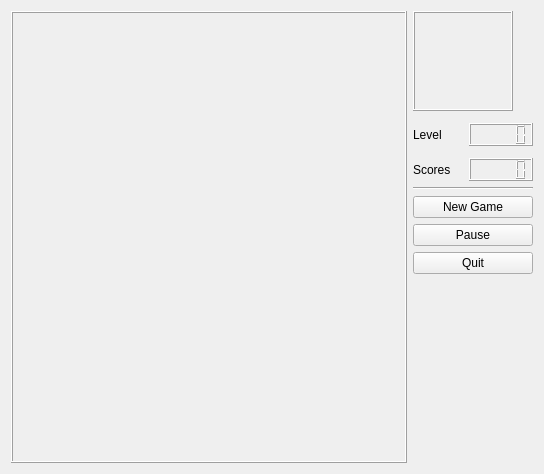
<?xml version="1.0" encoding="UTF-8"?>
<ui version="4.0">
 <class>MainWnd</class>
 <widget class="QWidget" name="MainWnd">
  <property name="geometry">
   <rect>
    <x>0</x>
    <y>0</y>
    <width>544</width>
    <height>474</height>
   </rect>
  </property>
  <property name="sizePolicy">
   <sizepolicy hsizetype="Preferred" vsizetype="Preferred">
    <horstretch>0</horstretch>
    <verstretch>0</verstretch>
   </sizepolicy>
  </property>
  <property name="windowTitle">
   <string>Qtrex</string>
  </property>
  <property name="windowIcon">
   <iconset resource="main.qrc">
    <normaloff>:/new/main/main.PNG</normaloff>
    <normalon>:/new/main/main.PNG</normalon>
    <activeoff>:/new/main/main.PNG</activeoff>
    <activeon>:/new/main/main.PNG</activeon>:/new/main/main.PNG</iconset>
  </property>
  <layout class="QHBoxLayout" name="horizontalLayout">
   <item>
    <layout class="QGridLayout" name="gridLayout">
     <item row="11" column="4" colspan="2">
      <spacer name="verticalSpacer">
       <property name="orientation">
        <enum>Qt::Vertical</enum>
       </property>
       <property name="sizeHint" stdset="0">
        <size>
         <width>20</width>
         <height>40</height>
        </size>
       </property>
      </spacer>
     </item>
     <item row="8" column="2" colspan="4">
      <widget class="QPushButton" name="btnStart">
       <property name="focusPolicy">
        <enum>Qt::NoFocus</enum>
       </property>
       <property name="text">
        <string>New Game</string>
       </property>
      </widget>
     </item>
     <item row="9" column="2" colspan="4">
      <widget class="QPushButton" name="btnPause">
       <property name="focusPolicy">
        <enum>Qt::NoFocus</enum>
       </property>
       <property name="text">
        <string>Pause</string>
       </property>
      </widget>
     </item>
     <item row="10" column="2" colspan="4">
      <widget class="QPushButton" name="btnQuit">
       <property name="focusPolicy">
        <enum>Qt::NoFocus</enum>
       </property>
       <property name="text">
        <string>Quit</string>
       </property>
      </widget>
     </item>
     <item row="4" column="5">
      <widget class="QLCDNumber" name="lcdLevel"/>
     </item>
     <item row="6" column="5">
      <widget class="QLCDNumber" name="lcdScores"/>
     </item>
     <item row="2" column="1" rowspan="10">
      <widget class="QFrame" name="frmGameBoard">
       <property name="sizePolicy">
        <sizepolicy hsizetype="Expanding" vsizetype="Expanding">
         <horstretch>0</horstretch>
         <verstretch>0</verstretch>
        </sizepolicy>
       </property>
       <property name="focusPolicy">
        <enum>Qt::StrongFocus</enum>
       </property>
       <property name="frameShape">
        <enum>QFrame::Box</enum>
       </property>
       <property name="frameShadow">
        <enum>QFrame::Raised</enum>
       </property>
      </widget>
     </item>
     <item row="2" column="2" colspan="4">
      <widget class="QFrame" name="frameNext">
       <property name="sizePolicy">
        <sizepolicy hsizetype="Fixed" vsizetype="Fixed">
         <horstretch>0</horstretch>
         <verstretch>0</verstretch>
        </sizepolicy>
       </property>
       <property name="minimumSize">
        <size>
         <width>100</width>
         <height>100</height>
        </size>
       </property>
       <property name="frameShape">
        <enum>QFrame::Box</enum>
       </property>
       <property name="frameShadow">
        <enum>QFrame::Raised</enum>
       </property>
      </widget>
     </item>
     <item row="7" column="2" colspan="4">
      <widget class="Line" name="line">
       <property name="orientation">
        <enum>Qt::Horizontal</enum>
       </property>
      </widget>
     </item>
     <item row="4" column="2">
      <widget class="QLabel" name="label">
       <property name="text">
        <string>Level</string>
       </property>
      </widget>
     </item>
     <item row="6" column="2">
      <widget class="QLabel" name="label_2">
       <property name="text">
        <string>Scores</string>
       </property>
      </widget>
     </item>
    </layout>
   </item>
  </layout>
 </widget>
 <layoutdefault spacing="6" margin="11"/>
 <resources>
  <include location="main.qrc"/>
 </resources>
 <connections>
  <connection>
   <sender>btnQuit</sender>
   <signal>clicked()</signal>
   <receiver>MainWnd</receiver>
   <slot>close()</slot>
   <hints>
    <hint type="sourcelabel">
     <x>486</x>
     <y>270</y>
    </hint>
    <hint type="destinationlabel">
     <x>271</x>
     <y>236</y>
    </hint>
   </hints>
  </connection>
 </connections>
</ui>
